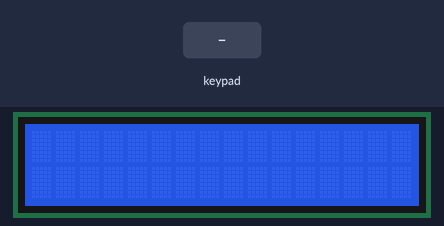
The sketch below on a simulated Arduino Mega 2560, built with avr-gcc and run on an emulated ATmega2560. On the bench: 16×2 character LCD. The inputs (shaded band) are chosen by the test bench.

Above: at 1.2 s.
1.3 s: keypad keys 1 2 3 4 # pressed 0.4 s apart
At 3.6 s:
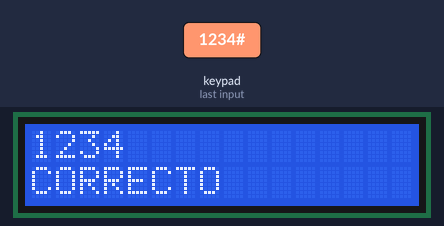
6.0 s: key 'A' pressed
At 7.2 s:
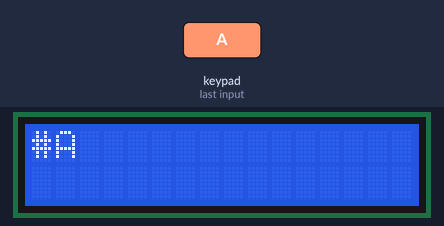
7.5 s: keypad keys 4 6 4 7 4 8 4 9 * pressed 0.4 s apart
At 9.1 s:
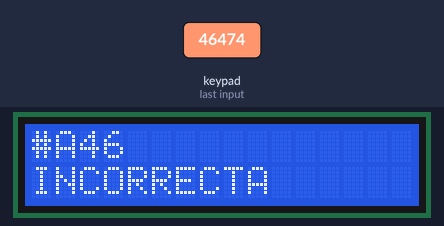
14.1 s: key '1' pressed
At 14.9 s:
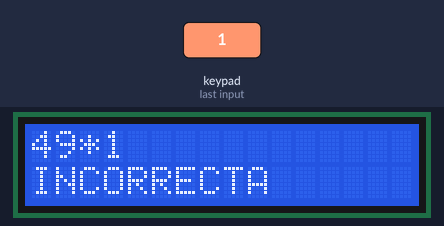
17.1 s: key 'B' pressed
At 18.0 s:
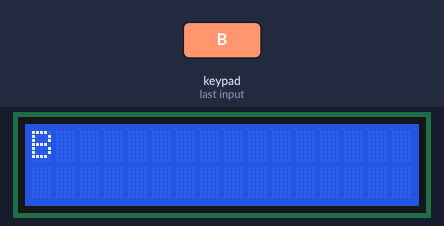
18.6 s: keypad keys 1 2 3 4 A pressed 0.4 s apart
At 20.3 s:
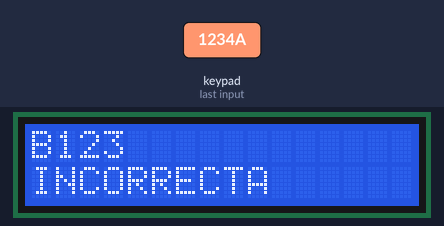
Timing chart, 0 to 21.8 s (numbered marks = the images above; inputs shaded):
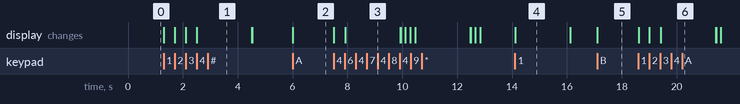

The sketch:

constrasenaDisplay.ino
```cpp
#include <LiquidCrystal_I2C.h>  //Librería Display
LiquidCrystal_I2C lcd(0x27, 16, 2); //Crear el objeto lcd  dirección  0x3F y 16 columnas x 2 filas

#include <Keypad.h> //Incluir la libreria
const byte FILAS = 4; //Declarar una variable llamada FILAS de tipo byte con valor de 4
const byte COLS = 4; //Declarar una variable llamada COLS de tipo byte con valor de 4

//Colocar los valores correspondientes del teclado
char teclas[FILAS][COLS] = {
  {'1', '2', '3', 'A'},
  {'4', '5', '6', 'B'},
  {'7', '8', '9', 'C'},
  {'*', '0', '#', 'D'}
};

//Declarar variables para los pines de las filas y columas
byte pinesFilas[FILAS] = {46, 47, 48, 49}; //Pines de las filas
byte pinesColumnas[COLS] = {50, 51, 52, 53}; //Pines de las columnas

//Almacenar la sincronizacion de las teclas
Keypad keypad = Keypad(makeKeymap(teclas), pinesFilas, pinesColumnas, FILAS, COLS); //Mapear pinesFilas con FILAS y pinesCol...

char clave[5]; //Clave que ingresara la persona de 4 digito, ponemos uno de mas que sera utilizado, NULL -> NULO,
//Cuando tienes un arreglo de caracteres con el ultimo digito vacio, se convierte en string -> cadena de caracteres

char claveMaestra[5] = "1234"; //Clave asiganda - Correcta
byte indice = 0; //Para ver cada digito de manera individual desde el teclado.
int indiceDisplay = 0;

void setup() {
  Serial.begin(9600); //Para poder ver en el monitor serial
  lcd.init();   // Inicializar el LCD
  lcd.backlight();    //Encender la luz de fondo.
}

void loop() {
  char tecla = keypad.getKey(); //Vamos a almacenar el tecla el valor que se presiono usando getKey();

  if (tecla) { //Comparacion de si se presiono una tecla
    clave[indice] = tecla; //Almacenamos en posicion [n] la tecla que presionamos
    indice++;
    lcd.setCursor(indiceDisplay,0);
    lcd.print(tecla);
    indiceDisplay++;
  }
  if (indice == 4) { // Cuando ya termianmos de emter los 4 digitos hacemos la comparacion
    if (!strcmp(clave, claveMaestra)) { //strcmp (string compare) - Evalua la comparacion si es exitoso regresa 0 si no regresa 1
      lcd.setCursor(0,1);
      lcd.print("CORRECTO");
      delay(2000);
    } else {
      lcd.setCursor(0,1);
      lcd.print("INCORRECTA");
      delay(2000);
    }
    indice = 0;
    indiceDisplay = 0;
    lcd.clear();
  }
}
```

Measured:
- after the input at 1.3 s, the display: first changes at once (image 1 shows a later state)
- after the input at 6.0 s, the display: changes at once (image 2)
- after the input at 7.5 s, the display: first changes at once (image 3 shows a later state)
- after the input at 14.1 s, the display: changes at once (image 4)
- after the input at 17.1 s, the display: changes at once (image 5)
- after the input at 18.6 s, the display: first changes at once (image 6 shows a later state)
- what the display in image 4 shows lasts 2.0 s, from 14.1 s to 16.1 s
